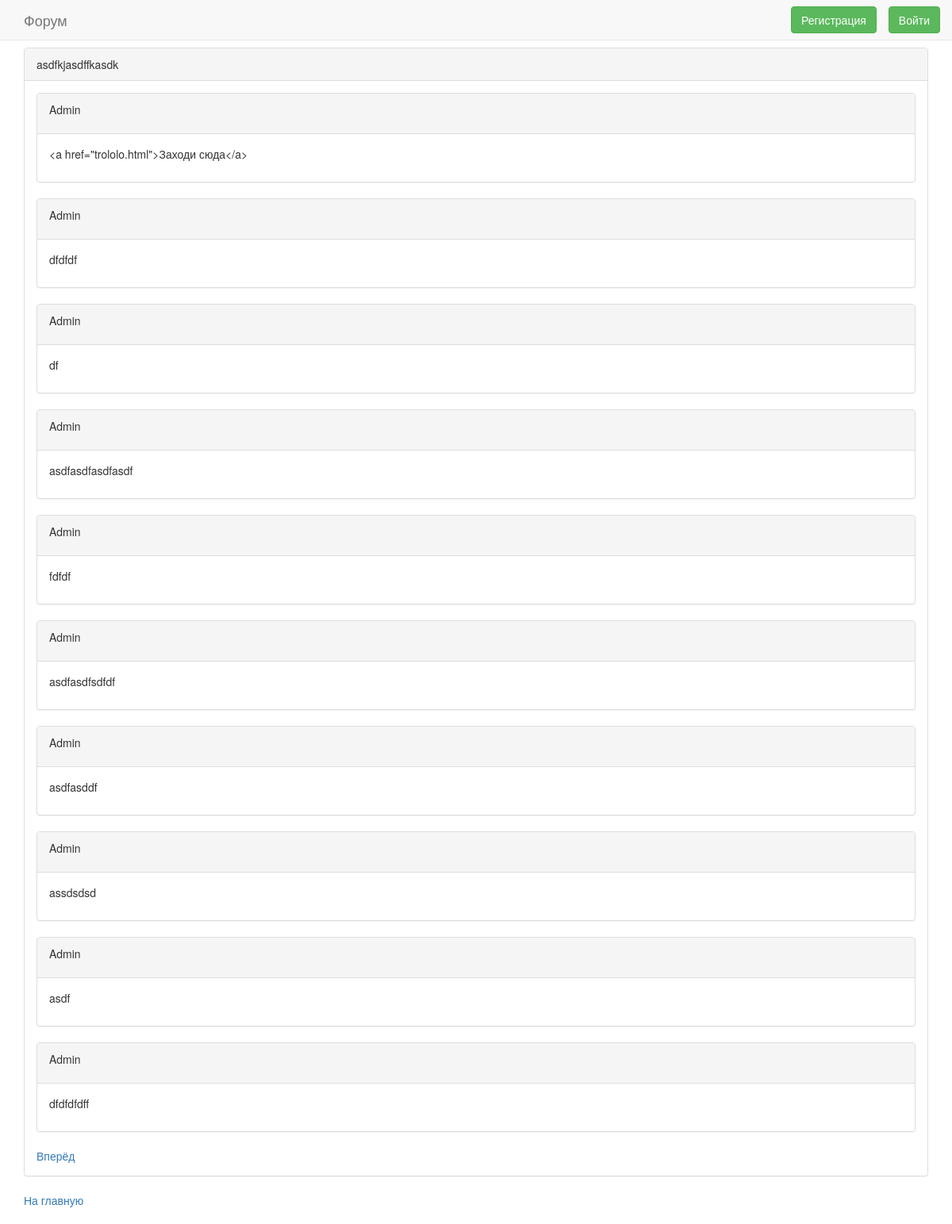
/forum_app/sections/1/1/, run on the app's committed database.
### forum_app/models.py (models this page shows)
class Thread(models.Model):
    name = models.CharField(max_length=100)
    posts = models.ManyToManyField(Post, blank=True)

class Post(models.Model):
    author = models.ForeignKey(django.contrib.auth.models.User, on_delete=models.SET_NULL, null=True)
    data = models.CharField(max_length=100000)

### forum_app/views.py (the view)
# urls.py: url(r'^sections/(?P<section_id>\d+)/(?P<thread_id>[0-9]+)/$', views.thread_view, name='thread'),
def thread_view(request, section_id, thread_id):
    cur_thread = Thread.objects.get(pk=thread_id)
    posts_on_page = cur_thread.posts.all().order_by('-id')
    page_number = request.GET.get('page')
    pages = Paginator(posts_on_page, 10)
    try:
        cur_page = pages.page(page_number)
    except PageNotAnInteger:
        cur_page = pages.page(1)
    except EmptyPage:
        cur_page = pages.page(pages.num_pages)
    return render(request, 'thread.html', {'thread': cur_thread, 'post_form': PostForm(),
                                           'page': cur_page})

### forum_app/templates/thread.html (shortened to what this page needs)
{% extends "base_generic.html" %}
{% block title2 %}{{ thread.name }}{% endblock %}
{% block content %}
    {% for post in page.object_list %}
        <div class="panel panel-default">
            <div class="panel-heading">
                <div class="row">
                    <div class="col-sm-8">
                        {% if post.author == None %}
                            <p>DELETED</p>
                        {% else %}
                            <p>{{ post.author.username }}</p>
                        {% endif %}
                    </div>
                    <div class="col-sm-4">
                    </div>
                </div>
            </div>
            <div class="panel-body">
                <p>{{ post.data|linebreaksbr }}</p>
            </div>
        </div>
    {% endfor %}
    {% if page.has_next %}
        <a href="?page={{ page.next_page_number }}">Вперёд</a>
    {% endif %}
{% endblock %}

### forum_app/templates/base_generic.html (style rules this page uses)
body { padding-top: 60px; padding-bottom: 20px; }

### data on the page
Thread: name "asdfkjasdffkasdk"
Post: author.username "Admin", data "<a href=\"trololo.html\">Заходи сюда</a>"
Post: author.username "Admin", data "dfdfdf"
Post: author.username "Admin", data "df"
Post: author.username "Admin", data "asdfasdfasdfasdf"
Post: author.username "Admin", data "fdfdf"
Post: author.username "Admin", data "asdfasdfsdfdf"
Post: author.username "Admin", data "asdfasddf"
Post: author.username "Admin", data "assdsdsd"
Post: author.username "Admin", data "asdf"
Post: author.username "Admin", data "dfdfdfdff"
